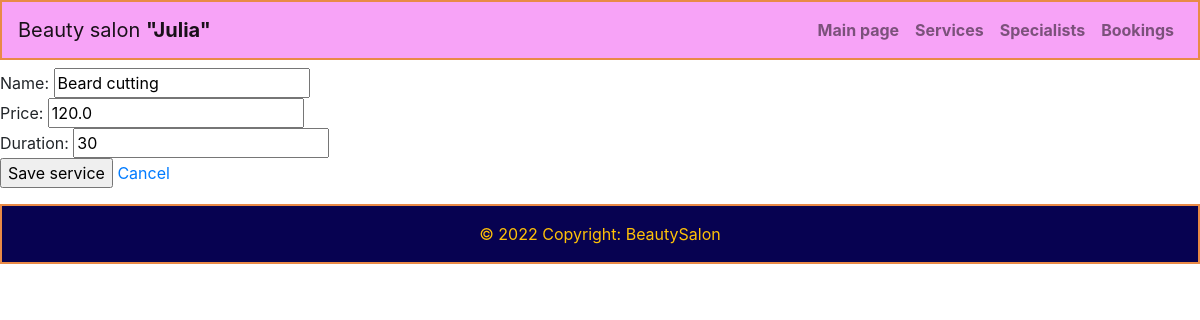
Screenshot of /administrator/services/3/ with the database file from the repository.
### salon/models.py (models this page shows, shortened)
class Service(models.Model):
    name = models.CharField(max_length=250, unique=True)
    price = models.FloatField()
    duration = models.IntegerField()

### salon_admin/views.py (the view, shortened to what this page needs)
# urls.py: path('services/<int:service_id>/', views.one_service, name='adm_service'),
def one_service(request, service_id):
    specific_service = Service.objects.filter(id=service_id).get()
    return render(request, 'salon_admin/service.html', {'service': specific_service})

### salon_admin/templates/salon_admin/service.html (shortened to what this page needs)
{% extends 'salon_admin/admbase.html' %}
{% load static %}
{% block content %}
<form method="POST">
    <div>
        <span>Name: </span><input type="text" name="name" value="{{ service.name }}" required><br>
        <span>Price: </span><input type="number" name="price" value="{{ service.price }}" required><br>
        <span>Duration: </span><input type="number" name="duration" value="{{ service.duration }}" required>
    </div>
    <input type="submit" value="Save service">
    <a href="../">Cancel</a>
</form>
{% endblock %}

### rows the page displays
Service: name "Beard cutting", price "120.0", duration "30"
